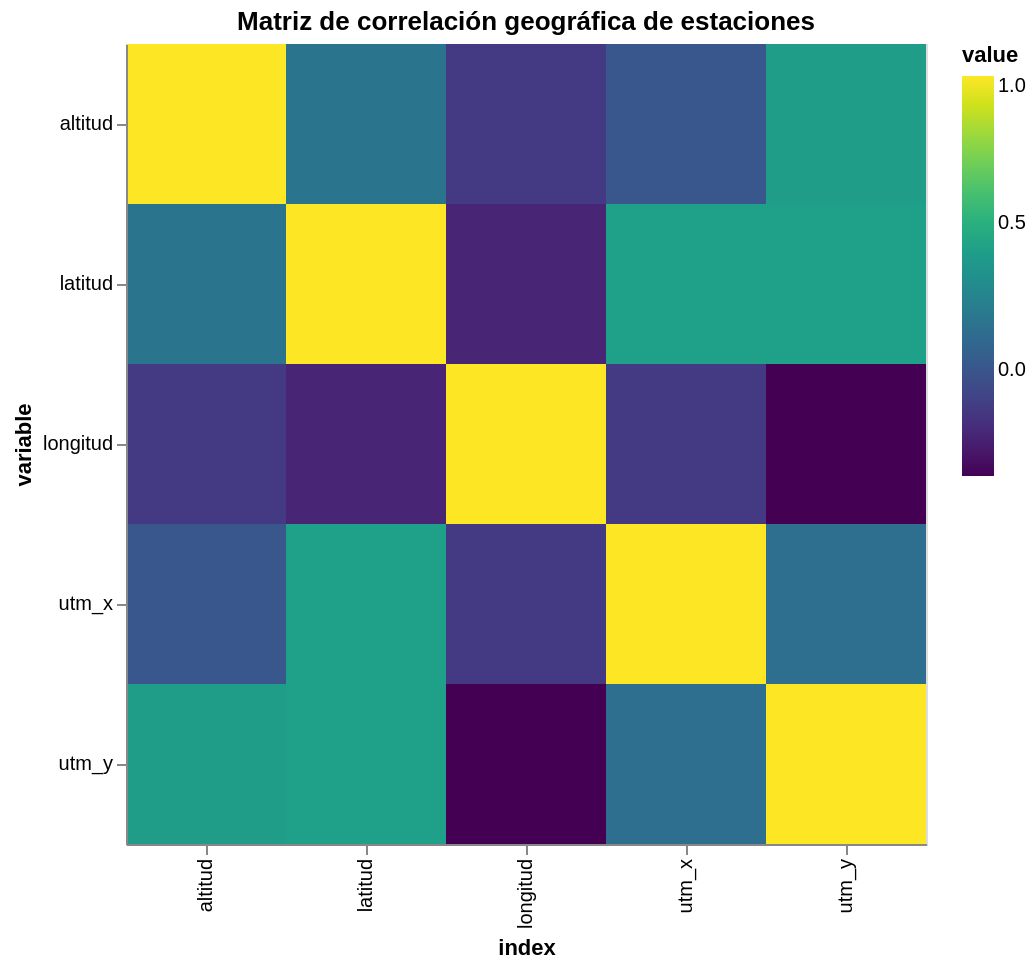

Source (notebook cell):
### Markdown cell above
En este dataset podemos correlacionar:

Altitud ↔ Latitud/Longitud (patrones topográficos)
Altitud ↔ Distritos
Latitud ↔ Longitud (para validar distribución espacial)

Aunque df_05 no tiene datos acústicos, estas correlaciones son relevantes para relación geográfica.

### Code cell
#MATRIZ DE CORRELACIÓN (longitud, latitud, UTM, altitud)
cols = ['longitud','latitud','utm_x','utm_y','altitud']
corr = df_05[cols].corr().reset_index().melt('index')

chart_corr = alt.Chart(corr).mark_rect().encode(
    x='index:N',
    y='variable:N',
    color=alt.Color('value:Q', scale=alt.Scale(scheme='viridis')),
    tooltip=['index','variable','value']
).properties(
    title='Matriz de correlación geográfica de estaciones',
    width=400,
    height=400
)

chart_corr

### Figure 1 — Vega specification as saved in the notebook (floating-point values rounded to 4 significant figures)
{"$schema": "https://vega.github.io/schema/vega/v5.json", "data": [{"name": "source_0", "values": [{"index": "longitud", "value": 1.0, "variable": "longitud"}, {"index": "latitud", "value": -0.2264, "variable": "longitud"}, {"index": "utm_x", "value": -0.1358, "variable": "longitud"}, {"index": "utm_y", "value": -0.362, "variable": "longitud"}, {"index": "altitud", "value": -0.1381, "variable": "longitud"}, {"index": "longitud", "value": -0.2264, "variable": "latitud"}, {"index": "latitud", "value": 1.0, "variable": "latitud"}, {"index": "utm_x", "value": 0.4125, "variable": "latitud"}, {"index": "utm_y", "value": 0.4114, "variable": "latitud"}, {"index": "altitud", "value": 0.1622, "variable": "latitud"}, {"index": "longitud", "value": -0.1358, "variable": "utm_x"}, {"index": "latitud", "value": 0.4125, "variable": "utm_x"}, {"index": "utm_x", "value": 1.0, "variable": "utm_x"}, {"index": "utm_y", "value": 0.124, "variable": "utm_x"}, {"index": "altitud", "value": 0.005346, "variable": "utm_x"}, {"index": "longitud", "value": -0.362, "variable": "utm_y"}, {"index": "latitud", "value": 0.4114, "variable": "utm_y"}, {"index": "utm_x", "value": 0.124, "variable": "utm_y"}, {"index": "utm_y", "value": 1.0, "variable": "utm_y"}, {"index": "altitud", "value": 0.3942, "variable": "utm_y"}, {"index": "longitud", "value": -0.1381, "variable": "altitud"}, {"index": "latitud", "value": 0.1622, "variable": "altitud"}, {"index": "utm_x", "value": 0.005346, "variable": "altitud"}, {"index": "utm_y", "value": 0.3942, "variable": "altitud"}, {"index": "altitud", "value": 1.0, "variable": "altitud"}]}, {"name": "source_0_x_domain_index", "values": [{"index": "longitud"}, {"index": "latitud"}, {"index": "utm_x"}, {"index": "utm_y"}, {"index": "altitud"}]}, {"name": "source_0_y_domain_variable", "values": [{"variable": "longitud"}, {"variable": "latitud"}, {"variable": "utm_x"}, {"variable": "utm_y"}, {"variable": "altitud"}]}, {"name": "source_0_color_domain_value", "values": [{"min": -0.362, "max": 1.0}]}], "marks": [{"type": "rect", "name": "marks", "from": {"data": "source_0"}, "encode": {"update": {"x": {"field": "index", "scale": "x"}, "fill": {"field": "value", "scale": "color"}, "tooltip": {"signal": "{\"index\": isValid(datum[\"index\"]) ? datum[\"index\"] : \"\"+datum[\"index\"], \"variable\": isValid(datum[\"variable\"]) ? datum[\"variable\"] : \"\"+datum[\"variable\"], \"value\": format(datum[\"value\"], \"\")}"}, "width": {"signal": "max(0.25, bandwidth('x'))"}, "y": {"field": "variable", "scale": "y"}, "height": {"signal": "max(0.25, bandwidth('y'))"}}}, "style": ["rect"]}], "scales": [{"name": "x", "type": "band", "domain": {"data": "source_0_x_domain_index", "field": "index", "sort": true}, "range": [0, {"signal": "width"}], "paddingInner": 0, "paddingOuter": 0}, {"name": "y", "type": "band", "domain": {"data": "source_0_y_domain_variable", "field": "variable", "sort": true}, "range": [0, {"signal": "height"}], "paddingOuter": 0, "paddingInner": 0}, {"name": "color", "type": "linear", "domain": [{"signal": "(data(\"source_0_color_domain_value\")[0] || {}).min"}, {"signal": "(data(\"source_0_color_domain_value\")[0] || {}).max"}], "range": {"scheme": "viridis"}, "zero": false, "interpolate": "hcl"}], "axes": [{"scale": "x", "title": "index", "grid": false, "labelAlign": "right", "labelBaseline": "middle", "orient": "bottom", "zindex": 1, "labelAngle": 270}, {"scale": "y", "orient": "left", "title": "variable", "zindex": 1, "grid": false}], "title": {"text": "Matriz de correlación geográfica de estaciones", "frame": "group"}, "padding": 5, "style": "cell", "width": 400, "legends": [{"fill": "color", "gradientLength": {"signal": "clamp(height, 64, 200)"}, "title": "value"}], "height": 400, "background": "white"}
